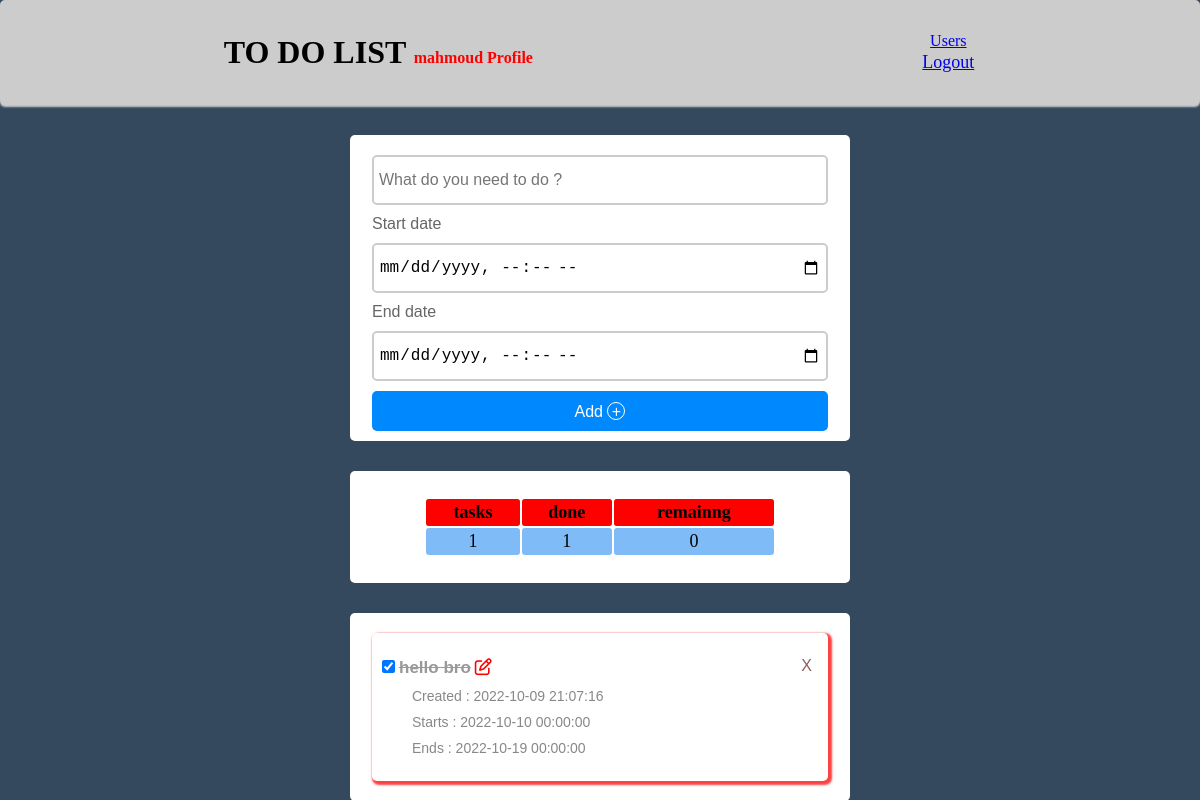
The page /index.php?id=1 (signed in) on the database its author committed.
### tables this page shows
CREATE TABLE `users` (
  `id` int(11) NOT NULL,
  `Name` varchar(100) NOT NULL,
  `age` int(11) NOT NULL,
  `phone` varchar(15) NOT NULL,
  `email` varchar(50) NOT NULL,
  `password` varchar(100) NOT NULL
);

CREATE TABLE `tasks` (
  `id` int(11) NOT NULL,
  `text` text NOT NULL,
  `user_id` int(11) NOT NULL,
  `create_date` datetime NOT NULL DEFAULT current_timestamp(),
  `start_date` datetime NOT NULL,
  `end_date` datetime NOT NULL,
  `checked` tinyint(1) NOT NULL DEFAULT 0
);

### db_connection.php (called while the page is built, shortened)
<?php
class db{
    private $ServerName="localhost";
    private $UserName="root";
    private $Pass="";
    private $DataBaseName="todotask";
    protected $conn;
    public function __construct()
    {
            $this->conn =mysqli_connect("$this->ServerName","$this->UserName","$this->Pass","$this->DataBaseName");
    }
    function gettasks($id){
        $order="SELECT * FROM `tasks` where `user_id`='$id'ORDER BY `start_date` ASC";
        $query=mysqli_query($this->conn,$order);
        $tasks=[];
        while ($res=mysqli_fetch_assoc($query)){
            $tasks[]=$res;
        }
        return $tasks;
    }
    function users(){
        $order="SELECT * FROM `usee_tasks` ";
        $query=mysqli_query($this->conn,$order);
        $tasks=[];
        while ($res=mysqli_fetch_assoc($query)){
            $tasks[]=$res;
        }
        return $tasks;
    }
}

### index.php (the view, shortened to what this page needs)
<?php
require 'db_connection.php';
$userid=$_GET['id'];
$connection=new db;
$todos=$connection->gettasks($userid);
$dataa=$connection->users();
$data=[];
foreach ($dataa as $v =>$dataf) {
    if ($dataf['id'] == $userid) {
        $data = $dataf;
    }
}
?>
<!DOCTYPE html>
<html lang="en">
<head>
    <link rel="stylesheet" href="https://cdnjs.cloudflare.com/ajax/libs/font-awesome/4.7.0/css/font-awesome.min.css">
</head>
<body>
    <div class="two">
        <h1>TO DO LIST <span><?php echo $data['Name']." Profile" ?></span> </h1><div>
        <div ><a href="users.php">Users</a> </div>
        <div class="logout"><a href="logout.php">Logout</a> </div>
        </div>
    </div>
    <div class="main-section">
    <?php if ($_SESSION['user']['id']==$userid){?>
        <div class="add-section">
            <form action="app/add.php" method="POST" autocomplete="off">
                <?php if(isset($_GET['mess']) && $_GET['mess']=='error'){?>
                    <input type="text" style="border-color:#ff6666" name="title" placeholder="This field is required ....!" />
                    <input type="hidden" name="user_id" value="<?php echo $userid?>"  >
                    <div>Start date</div> <input type="datetime-local" name="start_date" >
                    <div >End date</div> <input type="datetime-local" name="end_date" >
                    <button type="submit">Add <span>&#43;</span> </button>
                <?php }else{?>
                    <input type="text" name="title" placeholder="What do you need to do ?" />
                    <div>Start date</div> <input type="datetime-local" name="start_date" >
                    <div >End date</div> <input type="datetime-local" name="end_date" >
                    <button type="submit">Add <span>&#43;</span> </button>
                <?php } ?>
            </form>
        </div>
        <?php }?>
        <div class="show-todo-section">
            <div class="container">
                <table border="2px">
                    <tr>
                        <th>tasks</th>
                        <th>done</th>
                        <th>remainng</th>
                    </tr>
                    <tr>
                        <td><?php
                            if(isset( $data['id'])){
                               echo $data['tasks_num'] ;
                            }
                            else echo 0;?>
                        </td>
                        <td><?php
                            if(isset( $data['done'])) {
                                echo $data['done'] ;
                            }
                            else echo 0;?>
                        </td>
                        <td><?php
                            if(isset( $data['id'])) {
                            echo $data['tasks_num']-$data['done'];
                            }
                            else echo 0; ?>
                        </td>
                    </tr>
                </table>
            </div>
        </div>
        <div class="show-todo-section">
            <?php
                foreach ($todos as $todo ){
                    if ($_SESSION['user']['id']==$userid){?>
                <div class="todo-item" <?php
                        if(strtotime($todo['start_date']) < time()){
                            echo "style='box-shadow: 2px 2px 2px 2px #fc4242;'" ;}?> >
                        <span id="<?= $todo['id'];?>" class="remove-to-do">X</span>
                    <?php if($todo['checked']){?>
                        <input type="checkbox" data-todo-id="<?php echo $todo['id'];?>" class="check-box" checked>
                        <h2 class="checked"><?php echo $todo['text']?></h2><a id="aa" href="app/update.php?id=<?=$todo['id']?>"> <i style="font-size:17px;color:red;" class="fa-regular fa-pen-to-square"></i></a><br>
                    <?php }else{?>
                        <input type="checkbox" data-todo-id="<?php echo $todo['id'];?>" class="check-box">
                        <h2><?php echo $todo['text']?></h2><a id="aa" href="app/update.php?id=<?=$todo['id']?>"> <i style="font-size:17px;color:red;" class="fa-regular fa-pen-to-square"></i></a><br>
                    <?php } ?>
                        <small><?php echo "Created : ". $todo['create_date']?></small>
                        <small><?php echo "Starts : ". $todo['start_date']?></small>
                        <small><?php echo " Ends : ". $todo['end_date']?></small>
                </div>
        <?php
        }
            }?>
                </div>
        <link rel="stylesheet" href="css/style.css">
    </div>
</body>
</html>

### css/style.css (style rules this page uses)
body { background: #34495e; }
* { padding: 0; margin: 0; box-sizing: border-box; }
.main-section { background: transparent; max-width: 500px; width: 90%; height: 500px; margin: 30px auto; border-radius: 10px; }
.logout { font-size: large; }
.two { padding: 30px 30px; display: flex; flex-direction: row; align-items: center; justify-content: space-around; background-color: #ccc; text-align: center; border-radius: 5px; box-shadow: 0 2px 2px 0 #ccc; }
.two div { padding: 1px; }
.add-section { width: 100%; background: #fff; margin: 0 auto; padding: 10px; border-radius: 5px; }
.add-section div { color: #0088FF; }
.add-section input { display: block; width: 95%; height: 50px; margin: 10px auto; border: 2px solid #ccc; font-size: 16px; border-radius: 5px; padding: 0 5px; }
.add-section button { display: block; width: 95%; height: 40px; margin: 0 auto; border: none; outline: none; background: #0088FF; color: #fff; font-family: sans-serif; font-size: 16px; border-radius: 5px; cursor: pointer; }
.add-section button span { border: 1px solid #fff; border-radius: 50%; display: inline-block; width: 18px; height: 18px; }
h1 span { font-size: 50%; color: red; }
.show-todo-section { width: 100%; background: #fff; margin: 30px auto; padding: 10px; border-radius: 5px; }
.container table { border: none; text-align: center; padding: 1rem; width: 80%; justify-content: center; font-size: large; margin: auto; }
#aa { text-decoration: none; }
.container tr,td,th { padding: 3px 5px; border: none; border-radius: 3px; }
.container th { background-color: red; }
.container table tr:nth-child(odd) { background-color: #7fbbf6; }
.container table tr:nth-child(even) { background-color: #7fbbf6; }
.todo-item { width: 95%; margin: 10px auto; padding: 20px 10px; box-shadow: 0 4px 8px 0 #ccc, 0 6px 20px 0 #ccc; border-radius: 5px; }
.add-section div { display: block; color: #676666; max-width: 100%; margin: 5px 12px; font-family: sans-serif; font-size: 16px; }
.todo-item h2 { display: inline-block; padding: 5px 0; font-size: 17px; font-family: sans-serif; color: #555; }
.todo-item small { display: block; width: 100%; padding: 5px 0; color: #888; padding-left: 30px; font-size: 14px; font-family: sans-serif; }
.remove-to-do { display: block; float: right; width: 20px; height: 20px; font-family: sans-serif; color: rgb(139, 97, 93); text-decoration: none; text-align: right; padding: 4px 6px 5px 0; border-radius: 50%; transition: background 1s; cursor: pointer; }
.checked { color: #999 !important; text-decoration: line-through; }

### rows shown on the page
users: Name "mahmoud"
tasks: text "hello bro", create_date "2022-10-09 21:07:16", start_date "2022-10-10 00:00:00", end_date "2022-10-19 00:00:00"

### other values the page prints
$data['tasks_num'] "1"
$data['done'] "1"
$data['tasks_num']-$data['done'] "0"
